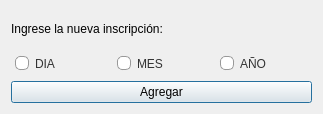
<?xml version="1.0" encoding="UTF-8"?>
<ui version="4.0">
 <class>Ingresar_inscripcion</class>
 <widget class="QDialog" name="Ingresar_inscripcion">
  <property name="geometry">
   <rect>
    <x>0</x>
    <y>0</y>
    <width>323</width>
    <height>114</height>
   </rect>
  </property>
  <property name="minimumSize">
   <size>
    <width>323</width>
    <height>114</height>
   </size>
  </property>
  <property name="maximumSize">
   <size>
    <width>323</width>
    <height>114</height>
   </size>
  </property>
  <property name="windowTitle">
   <string>Nueva inscripción</string>
  </property>
  <layout class="QGridLayout" name="gridLayout">
   <item row="0" column="0">
    <layout class="QVBoxLayout" name="lay_ver_principal">
     <item>
      <widget class="QLabel" name="lbl_ingrese_nueva_inscripcion">
       <property name="styleSheet">
        <string notr="true">font: 11pt &quot;Gill Sans MT&quot;;</string>
       </property>
       <property name="text">
        <string>Ingrese la nueva inscripción:</string>
       </property>
      </widget>
     </item>
     <item>
      <layout class="QHBoxLayout" name="lay_hor_objetivos">
       <item>
        <widget class="QRadioButton" name="rdb_dia">
         <property name="styleSheet">
          <string notr="true">QRadioButton {
  background-color: transparent;
  padding: 4px;
  color: #333333;
font: 9pt &quot;Gill Sans MT&quot;;
}
QRadioButton::indicator {
  width: 12px;
  height: 12px;
  border-radius: 5px;
}

QRadioButton:indicator:checked:hover{
  background-color: rgb(34, 34, 255);
}


QRadioButton::indicator:unchecked {
  border: 1px solid #999999;
  background-color: #FFFFFF;
}

QRadioButton::indicator:hover:unchecked {
  border: 1px solid rgb(32, 54, 255);
  background-color: #FFFFFF;
}

QRadioButton::indicator:checked {
  border: 1px solid rgb(0, 0, 0);
  background-color: rgb(139, 49, 184);
} </string>
         </property>
         <property name="text">
          <string>DIA</string>
         </property>
         <attribute name="buttonGroup">
          <string notr="true">btn_group_inscripcion</string>
         </attribute>
        </widget>
       </item>
       <item>
        <widget class="QRadioButton" name="rdb_mes">
         <property name="styleSheet">
          <string notr="true">QRadioButton {
  background-color: transparent;
  padding: 4px;
  color: #333333;
font: 9pt &quot;Gill Sans MT&quot;;
}
QRadioButton::indicator {
  width: 12px;
  height: 12px;
  border-radius: 5px;
}

QRadioButton:indicator:checked:hover{
  background-color: rgb(34, 34, 255);
}


QRadioButton::indicator:unchecked {
  border: 1px solid #999999;
  background-color: #FFFFFF;
}

QRadioButton::indicator:hover:unchecked {
  border: 1px solid rgb(32, 54, 255);
  background-color: #FFFFFF;
}

QRadioButton::indicator:checked {
  border: 1px solid rgb(0, 0, 0);
  background-color: rgb(139, 49, 184);
} </string>
         </property>
         <property name="text">
          <string>MES</string>
         </property>
         <attribute name="buttonGroup">
          <string notr="true">btn_group_inscripcion</string>
         </attribute>
        </widget>
       </item>
       <item>
        <widget class="QRadioButton" name="rdb_anual">
         <property name="styleSheet">
          <string notr="true">QRadioButton {
  background-color: transparent;
  padding: 4px;
  color: #333333;
font: 9pt &quot;Gill Sans MT&quot;;
}
QRadioButton::indicator {
  width: 12px;
  height: 12px;
  border-radius: 5px;
}

QRadioButton:indicator:checked:hover{
  background-color: rgb(34, 34, 255);
}


QRadioButton::indicator:unchecked {
  border: 1px solid #999999;
  background-color: #FFFFFF;
}

QRadioButton::indicator:hover:unchecked {
  border: 1px solid rgb(32, 54, 255);
  background-color: #FFFFFF;
}

QRadioButton::indicator:checked {
  border: 1px solid rgb(0, 0, 0);
  background-color: rgb(139, 49, 184);
} </string>
         </property>
         <property name="text">
          <string>AÑO</string>
         </property>
         <attribute name="buttonGroup">
          <string notr="true">btn_group_inscripcion</string>
         </attribute>
        </widget>
       </item>
      </layout>
     </item>
     <item>
      <widget class="QPushButton" name="btn_agregar_inscripcion">
       <property name="text">
        <string>Agregar</string>
       </property>
      </widget>
     </item>
    </layout>
   </item>
  </layout>
 </widget>
 <resources/>
 <connections/>
 <buttongroups>
  <buttongroup name="btn_group_inscripcion"/>
 </buttongroups>
</ui>
